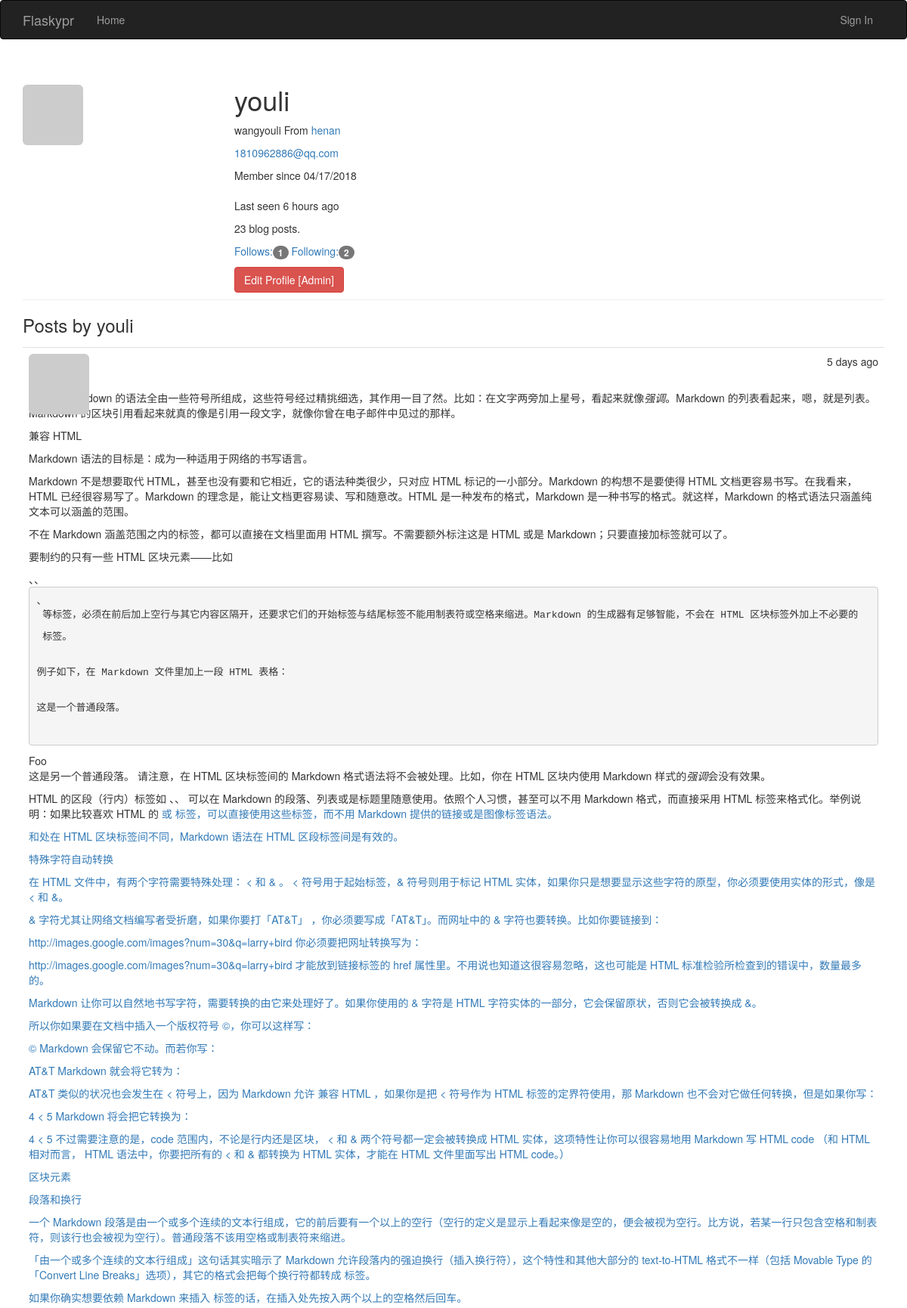
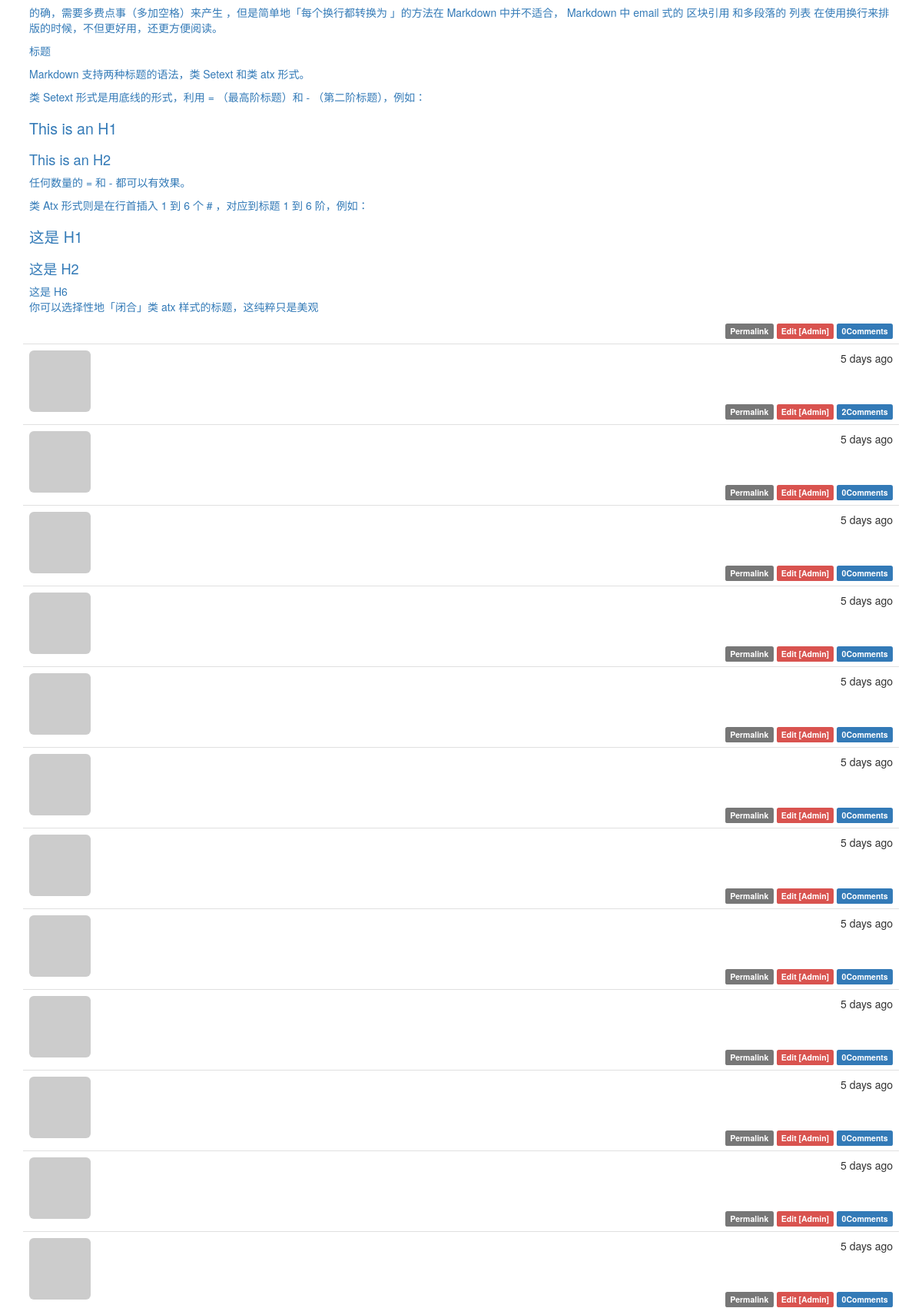
/user/youli (upper part), run on the app's committed database (2 pictures, top to bottom).
### app/models.py (models this page shows, shortened)
class User(UserMixin, db.Model):
    __tablename__ = 'users'
    id = db.Column(db.Integer, primary_key=True)
    username = db.Column(db.String(64), unique=True, index=True)
    email = db.Column(db.String(64), unique=True, index=True)
    role_id = db.Column(db.Integer, db.ForeignKey('roles.id'))
    password_hash = db.Column(db.String(128))
    confirmed = db.Column(db.Boolean, default=False)
    name = db.Column(db.String(64))
    location = db.Column(db.String(64))
    about_me = db.Column(db.Text())
    member_since = db.Column(db.DateTime(), default=datetime.datetime.utcnow)
    last_seen = db.Column(db.DateTime(), default=datetime.datetime.utcnow)
    avatar_hash = db.Column(db.String(32))
    posts = db.relationship('Post', backref='author', lazy='dynamic')
    followed = db.relationship('FollowT',
                               foreign_keys=[FollowT.follower_id],
                               backref=db.backref('follower', lazy='joined'),
                               lazy='dynamic', cascade='all, delete-orphan')
    followers = db.relationship('FollowT',
                                foreign_keys=[FollowT.followed_id],
                                backref=db.backref('followed', lazy='joined'),
                                lazy='dynamic',
                                cascade='all, delete-orphan')
    comments = db.relationship('Comment', backref='author', lazy='dynamic')
    @property
    def password(self):
        raise AttributeError('password is not a readable attribute')
    def gravatar(self, size=100, default='identicon', rating='g'):
        if request.is_secure:
            url = 'https://secure.gravatar.com/avatar'
        else:
            url = 'http://www.gravatar.com/avatar'
        hash = self.avatar_hash or hashlib.md5(self.email.encode('utf-8')).hexdigest()
        return '{url}/{hash}?s={size}&d={default}&r={rating}'.format(
            url=url, hash=hash, size=size, default=default, rating=rating
        )

class Post(db.Model):
    __tablename__ = 'posts'
    id = db.Column(db.Integer, primary_key=True)
    body = db.Column(db.Text)
    timestamp = db.Column(db.DateTime, index=True, default=datetime.datetime.utcnow)
    author_id = db.Column(db.Integer, db.ForeignKey('users.id'))
    body_html = db.Column(db.Text)
    comments = db.relationship('Comment', backref='post', lazy='dynamic')

### app/main/views.py (the view)
@main.route('/user/<username>')
def user(username):
    user = User.query.filter_by(username=username).first()
    if user is None:
        abort(404)
    posts = user.posts.order_by(Post.timestamp.desc()).all()
    return render_template('user.html', user=user, posts=posts)

### app/auth/views.py (called while the page is built)
@auth.before_app_request
def before_request():
    if current_user.is_authenticated:
        current_user.ping()
        if not current_user.confirmed \
            and request.endpoint[:5] != 'auth.'\
                and request.endpoint != 'static':
            return redirect(url_for('auth.unconfirmed'))

### app/main/__init__.py (called while the page is built)
@main.app_context_processor
def inject_permissions():
    return dict(Permission=Permission)

### app/models.py (called while the page is built)
    def can(self, permissions):
        return False

### app/templates/user.html (shortened to what this page needs)
{% extends 'base.html' %}
{% import "_macros.html" as macros %}
{% block page_content %}
    <div class="page-header"> <img src="{{ user.gravatar(size=256) }}" alt="" class="img-rounded profile-thumbnail">
    <div class="profile-header">
        <h1>{{ user.username }}</h1>
        {% if user.name or user.location %}
        <p>
            {% if user.name %}{{ user.name }}{% endif %}
            {% if user.location %}
            From <a target="_blank" href="http://maps.baidu.com/?q={{ user.location }}">{{ user.location }}</a>
            {% endif %}
        </p>
        {% endif %}
        {% if current_user.is_administrator %}
        <p><a href="mailto:{{ user.email }}">{{ user.email }}</a></p>
        {% endif %}
        <p>
            Member since {{ moment(user.member_since).format('L') }} <br /> <br />
            Last seen {{ moment(user.last_seen).fromNow() }}
        </p>
        <p>{{ user.posts.count() }} blog posts.</p>
<p>
    <a href="{{ url_for('.followers', username=user.username) }}">
        Follows:<span class="badge">{{ user.followers.count()-1 }}</span>
    </a>
    <a href="{{ url_for('.followed_by', username=user.username) }}">
        Following:<span class="badge">{{ user.followed.count()-1 }}</span>
    </a>
</p>
        {% if current_user.is_administrator %}
        <a href="{{ url_for('.edit_profile_admin', id=user.id) }}" class="btn btn-danger">
            Edit Profile [Admin]
        </a>
        {% endif %}
    </div>
    </div>
    <h3>Posts by {{ user.username }}</h3>
    {% include '_posts.html' %}
{% endblock %}

### app/templates/_posts.html
<ul class="posts">
    {% for post in posts %}
    <li class="post">
        <div class="post-thumbnail">
            <a href="{{ url_for('.user', username=post.author.username) }}">
                <img class="img-rounded profile-thumbnail" src="{{ post.author.gravatar(size=40) }}">
            </a>
        </div>
        <div class="post-content">
            <div class="post-date">{{ moment(post.timestamp).fromNow() }}</div>
            <div class="post-author"><a href="{{ url_for('.user', username=post.author.username) }}">{{ post.author.username }}</a></div>
        </div>
        <div class="post-body">
            {% if post.body_html %}
            {{ post.body_html | safe }}
            {% else %}
                {{ post.body }}
            {% endif %}
        </div>
        <div class="post-footer">
            <a href="{{ url_for('.post', id=post.id) }}">
                <span class="label label-default">Permalink</span>
            </a>
            {% if current_user == post.author %}
            <a href="url_for('.edit', id=post.id)">
                <span class="label label-primary">Edit</span>
            </a>
            {% elif current_user.is_administrator %}
            <a href="{{ url_for('.edit', id=post.id) }}">
                <span class="label label-danger">Edit [Admin]</span>
            </a>
            {% endif %}
             <a href="{{ url_for('.post', id=post.id) }}#comments">
                <span class="label label-primary">{{ post.comments.count()  }}Comments</span>
            </a>
        </div>
    </li>
    {% endfor %}
</ul>

### app/static/styles.css (style rules this page uses)
.profile-thumbnail { position: absolute; }
.profile-header { min-height: 260px; margin-left: 280px; }
ul.posts { list-style-type: none; padding: 0px; margin: 16px 0px 0px 0px; border-top: 1px solid #e0e0e0; }
ul.posts li.post { padding: 8px; border-bottom: 1px solid #e0e0e0; }
div.post-date { float: right; }
div.post-author { font-weight: bold; }
div.post-thumbnail { position: absolute; }
div.post-content { margin-left: 48px; min-height: 48px; }
div.post-footer { text-align: right; }
.post-body h1 { font-size: 140%; }
.post-body h2 { font-size: 130%; }

### data on the page
User: username "youli", name "wangyouli", location "henan", email "1810962886@qq.com", member_since "04/17/2018", last_seen "6 hours ago"
Post: timestamp "5 days ago", body_html "总之， Markdown 的语法全由一些符号所组成，这些符号经过精挑细选，其作用一目了然。比如：在文字两旁加上星号，看起来就像 强调 。Markdown 的列表看起来，嗯，就是列表。Markdown 的区块引用看起来就真的像是引用一段文字，就像你曾在电子邮件中见过的那样。 兼容 HTML Markdown 语法的目标是：成为一种适用于网络的书写语言。 Markdown 不是想要取代 HTML，甚至也没有要和它相近，它的语法种类很少，只对应 HTML 标记的一小部分。Markdown 的构想不是要使得 HTML 文档更容易书写。在我看来， HTML 已经很容易写了。Markdown 的理念是，能让文档更容易读、写和随意改。HTML 是一种发布的格式，Markdown 是一种书写的格式。就这样，Markdown 的格式语法只涵盖纯文本可以涵盖的范围。 不在 Markdown 涵盖范围之内的标签，都可以直接在文档里面用 HTML 撰写。不需要额外标注这是 HTML 或是 Markdown；只要直接加标签就可以了。 要制约的只有一些 HTML 区块元素――比如 、、 、 等标签，必须在前后加上空行与其它内容区隔开，还要求它们的开始标签与结尾标签不能用制表符或空格来缩进。Markdown 的生成器有足够智能，不会在 HTML 区块标签外加上不必要的 标签。 例子如下，在 Markdown 文件里加上一段 HTML 表格： 这是一个普通段落。 Foo 这是另一个普通段落。 请注意，在 HTML 区块标签间的 Markdown 格式语法将不会被处理。比如，你在 HTML 区块内使用…", comments.count "0"
Post: timestamp "5 days ago", comments.count "2"
Post: timestamp "5 days ago", comments.count "0"
Post: timestamp "5 days ago", comments.count "0"
Post: timestamp "5 days ago", comments.count "0"
Post: timestamp "5 days ago", comments.count "0"
Post: timestamp "5 days ago", comments.count "0"
Post: timestamp "5 days ago", comments.count "0"
Post: timestamp "5 days ago", comments.count "0"
Post: timestamp "5 days ago", comments.count "0"
Post: timestamp "5 days ago", comments.count "0"
Post: timestamp "5 days ago", comments.count "0"
Post: timestamp "5 days ago", comments.count "0"

### other printed values
{{ user.posts.count() }} "23"
{{ user.followers.count()-1 }} "1"
{{ user.followed.count()-1 }} "2"
